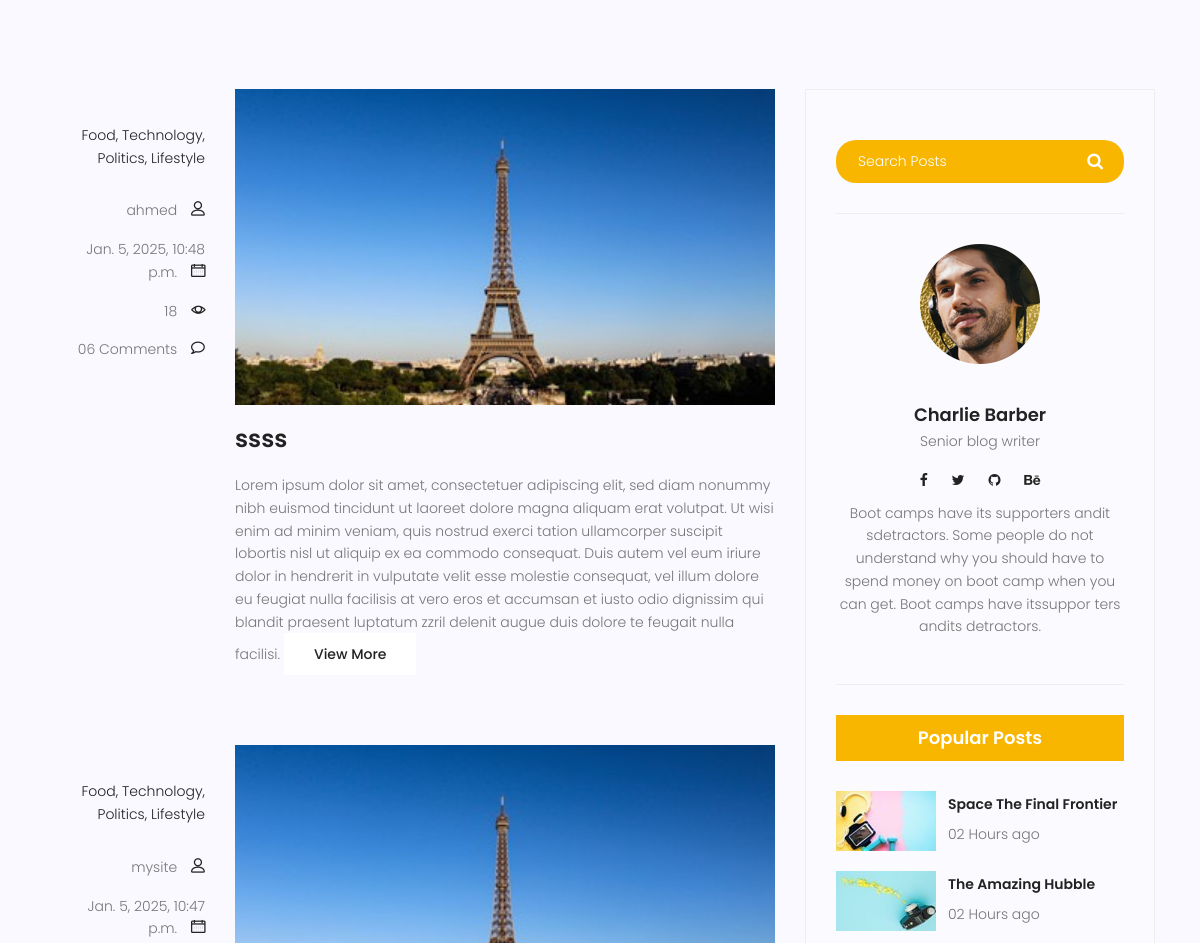
The app's page /blog/home (middle part), older data.
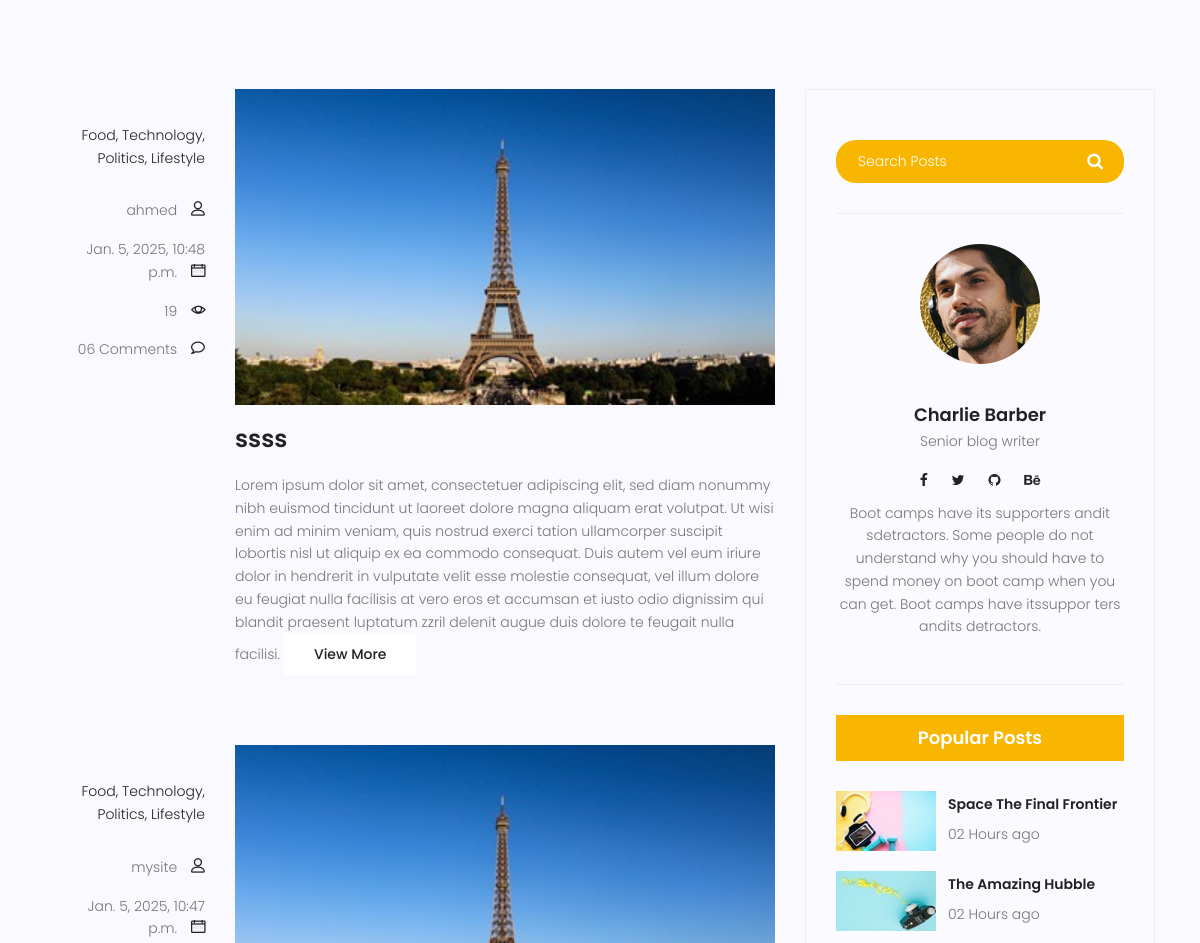
The same page, newer data.
### blog/models.py (models this page shows, shortened)
class Post (models.Model):
    author = models.ForeignKey(User, on_delete=models.SET_NULL, null=True)
    image = models.ImageField(upload_to='blog/', default='blog/default.jpg')
    title = models.CharField(max_length=255)
    content = models.TextField()
    category = models.ManyToManyField(Category)
    counted_views = models.IntegerField(default=0)
    status = models.BooleanField(default=False)
    published_date = models.DateTimeField(null=True)
    created_date = models.DateTimeField(auto_now_add=True, null=True)
    updated_date = models.DateTimeField(auto_now=True, null=True)
    class Meta:
        ordering = ['-created_date']
        verbose_name = 'post'
        verbose_name_plural = 'posts'

### blog/views.py (the view)
# urls.py: path('home', blog_view, name='blog-home'),
def blog_view(request):
    posts = Post.objects.filter(status=1, published_date__lte=timezone.now())
    context = {'posts': posts}
    return render(request, 'blog/blog-home.html',context)

### templates/blog/blog-home.html (shortened to what this page needs)
{% extends 'base.html' %}
{%load static%}
{% block content %}
			<section class="top-category-widget-area pt-90 pb-90 ">
			</section>
			<section class="post-content-area">
				<div class="container">
					<div class="row">
						<div class="col-lg-8 posts-list">
                            {% for p in posts %}
							<div class="single-post row">
								<div class="col-lg-3  col-md-3 meta-details">
									<ul class="tags">
										<li><a href="#">Food,</a></li>
										<li><a href="#">Technology,</a></li>
										<li><a href="#">Politics,</a></li>
										<li><a href="#">Lifestyle</a></li>
									</ul>
									<div class="user-details row">
										<p class="user-name col-lg-12 col-md-12 col-6"><a href="#">{{ p.author }}</a> <span class="lnr lnr-user"></span></p>
										<p class="date col-lg-12 col-md-12 col-6"><a href="#">{{p.published_date}}</a> <span class="lnr lnr-calendar-full"></span></p>
										<p class="view col-lg-12 col-md-12 col-6"><a href="#">{{ p.counted_views }}</a> <span class="lnr lnr-eye"></span></p>
										<p class="comments col-lg-12 col-md-12 col-6"><a href="#">06 Comments</a> <span class="lnr lnr-bubble"></span></p>
									</div>
								</div>
								<div class="col-lg-9 col-md-9 ">
									<div class="feature-img">
										<img class="img-fluid" src="{{ p.image.url }}" alt="">
									</div>
									<a class="posts-title" href="{% url 'blog:blog-single' pid=p.id %}"><h3>{{ p.title }}</h3></a>
									<p class="excert">
										{{ p.content }}
									<a href="{% url 'blog:blog-single' pid=p.id %}" class="primary-btn">View More</a>
								</div>
							</div>
                            {% endfor %}
						</div>
						<div class="col-lg-4 sidebar-widgets">
							<div class="widget-wrap">
								<div class="single-sidebar-widget search-widget">
									<form class="search-form" action="#">
			                            <input placeholder="Search Posts" name="search" type="text" onfocus="this.placeholder = ''" onblur="this.placeholder = 'Search Posts'" >
			                            <button type="submit"><i class="fa fa-search"></i></button>
			                        </form>
								</div>
								<div class="single-sidebar-widget user-info-widget">
									<img src="{% static 'img/blog/user-info.png' %}" alt="">
									<a href="#"><h4>Charlie Barber</h4></a>
									<p>
										Senior blog writer
									</p>
									<ul class="social-links">
										<li><a href="#"><i class="fa fa-facebook"></i></a></li>
										<li><a href="#"><i class="fa fa-twitter"></i></a></li>
										<li><a href="#"><i class="fa fa-github"></i></a></li>
										<li><a href="#"><i class="fa fa-behance"></i></a></li>
									</ul>
									<p>
										Boot camps have its supporters andit sdetractors. Some people do not understand why you should have to spend money on boot camp when you can get. Boot camps have itssuppor ters andits detractors.
									</p>
								</div>
								<div class="single-sidebar-widget popular-post-widget">
									<h4 class="popular-title">Popular Posts</h4>
									<div class="popular-post-list">
										<div class="single-post-list d-flex flex-row align-items-center">
											<div class="thumb">
												<img class="img-fluid" src="{% static 'img/blog/pp1.jpg' %}" alt="">
											</div>
											<div class="details">
												<a href="blog-single.html"><h6>Space The Final Frontier</h6></a>
												<p>02 Hours ago</p>
											</div>
										</div>
										<div class="single-post-list d-flex flex-row align-items-center">
											<div class="thumb">
												<img class="img-fluid" src="{% static 'img/blog/pp2.jpg' %}" alt="">
											</div>
											<div class="details">
												<a href="blog-single.html"><h6>The Amazing Hubble</h6></a>
												<p>02 Hours ago</p>
											</div>
										</div>
									</div>
								</div>
							</div>
						</div>
					</div>
				</div>
			</section>
{% endblock %}

### templates/base.html (shortened to what this page needs)
{% load static %}
<!DOCTYPE html>
<html lang="zxx" class="no-js">
<head>
        <link rel="stylesheet" href="{% static 'css/linearicons.css' %}">
        <link rel="stylesheet" href="{% static 'css/font-awesome.min.css' %}">
        <link rel="stylesheet" href="{% static 'css/bootstrap.css' %}">
        <link rel="stylesheet" href="{% static 'css/magnific-popup.css' %}">
        <link rel="stylesheet" href="{% static 'css/jquery-ui.css' %}">
        <link rel="stylesheet" href="{% static 'css/nice-select.css' %}">
        <link rel="stylesheet" href="{% static 'css/animate.min.css' %}">
        <link rel="stylesheet" href="{% static 'css/owl.carousel.css' %}">
        <link rel="stylesheet" href="{% static 'css/main.css' %}">
    </head>
    <body>
                {% block content %}
                {% endblock %}
    </body>
</html>

Row changes from the older to the newer data that the page shows:
changed Post "ssss": counted_views "18" → "19"
